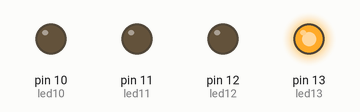
Simulated run of this sketch. Board: Arduino Uno, built with avr-gcc and run on an emulated ATmega328P. On the bench: output pins drawn as LEDs (lit = HIGH).

Above: at 0.05 s.
At 0.55 s:
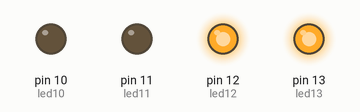
At 0.95 s:
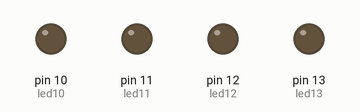
At 1.7 s:
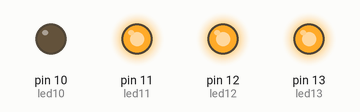
At 2.37 s:
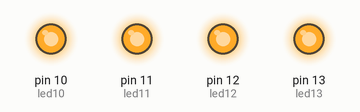
Timing chart, 0 to 3.0 s (numbered marks = the images above):
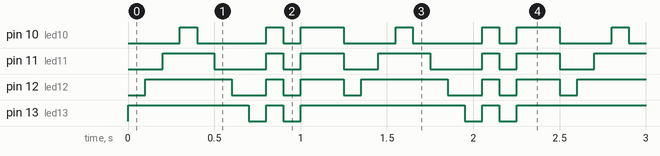

The sketch:

lightbar_invo.ino
```cpp
int led13 = 13;
int led12 = 12;
int led11 = 11;
int led10 = 10;

void setup() {
  Serial.begin(9600);
  pinMode(led13, OUTPUT);
  pinMode(led12, OUTPUT);
  pinMode(led11, OUTPUT);
  pinMode(led10, OUTPUT);
}

void loop() {
  digitalWrite(led13, HIGH);
  digitalWrite(led12, LOW);
  digitalWrite(led11, LOW);
  digitalWrite(led10, LOW);
  delay(100);
  digitalWrite(led13, HIGH);
  digitalWrite(led12, HIGH);
  digitalWrite(led11, LOW);
  digitalWrite(led10, LOW);
  delay(100);
  digitalWrite(led13, HIGH);
  digitalWrite(led12, HIGH);
  digitalWrite(led11, HIGH);
  digitalWrite(led10, LOW);
  delay(100);
  digitalWrite(led13, HIGH);
  digitalWrite(led12, HIGH);
  digitalWrite(led11, HIGH);
  digitalWrite(led10, HIGH);
  delay(100);
  digitalWrite(led13, HIGH);
  digitalWrite(led12, HIGH);
  digitalWrite(led11, HIGH);
  digitalWrite(led10, LOW);
  delay(100);
  digitalWrite(led13, HIGH);
  digitalWrite(led12, HIGH);
  digitalWrite(led11, LOW);
  digitalWrite(led10, LOW);
  delay(100);
  digitalWrite(led13, HIGH);
  digitalWrite(led12, LOW);
  digitalWrite(led11, LOW);
  digitalWrite(led10, LOW);
  delay(100);
  digitalWrite(led13, LOW);
  digitalWrite(led12, LOW);
  digitalWrite(led11, LOW);
  digitalWrite(led10, LOW);
  delay(100);
  digitalWrite(led13, HIGH);
  digitalWrite(led12, HIGH);
  digitalWrite(led11, HIGH);
  digitalWrite(led10, HIGH);
  delay(100);
  digitalWrite(led13, LOW);
  digitalWrite(led12, LOW);
  digitalWrite(led11, LOW);
  digitalWrite(led10, LOW);
  delay(100);
  digitalWrite(led13, HIGH);
  digitalWrite(led12, HIGH);
  digitalWrite(led11, HIGH);
  digitalWrite(led10, HIGH);
  delay(250);
  /*
  digitalWrite(led13, HIGH);
  digitalWrite(led12, HIGH);
  digitalWrite(led11, HIGH);
  digitalWrite(led10, HIGH);
  delay(1000);
  digitalWrite(led12, LOW);
  digitalWrite(led11, LOW);
  delay(1000);
  digitalWrite(led13, LOW);
  digitalWrite(led12, HIGH);
  digitalWrite(led11, HIGH);
  digitalWrite(led10, LOW);
  delay(1000);
  */
  //delay(1);
  //digitalWrite(led3, LOW);
  //delay(25);
}
```

Measured:
- by itself, pin 10 (led10): repeats every 1.3 s: LOW 0.40 s, HIGH 0.10 s, LOW 0.10 s, HIGH 0.25 s, LOW 0.30 s, HIGH 0.10 s
- by itself, pin 11 (led11): repeats every 1.3 s: LOW 0.30 s, HIGH 0.10 s, LOW 0.10 s, HIGH 0.25 s, LOW 0.20 s, HIGH 0.30 s
- by itself, pin 12 (led12): repeats every 1.3 s: LOW 0.20 s, HIGH 0.10 s, LOW 0.10 s, HIGH 0.25 s, LOW 0.10 s, HIGH 0.50 s
- by itself, pin 13 (led13): repeats every 1.3 s: LOW 0.10 s, HIGH 0.10 s, LOW 0.10 s, HIGH 0.95 s
